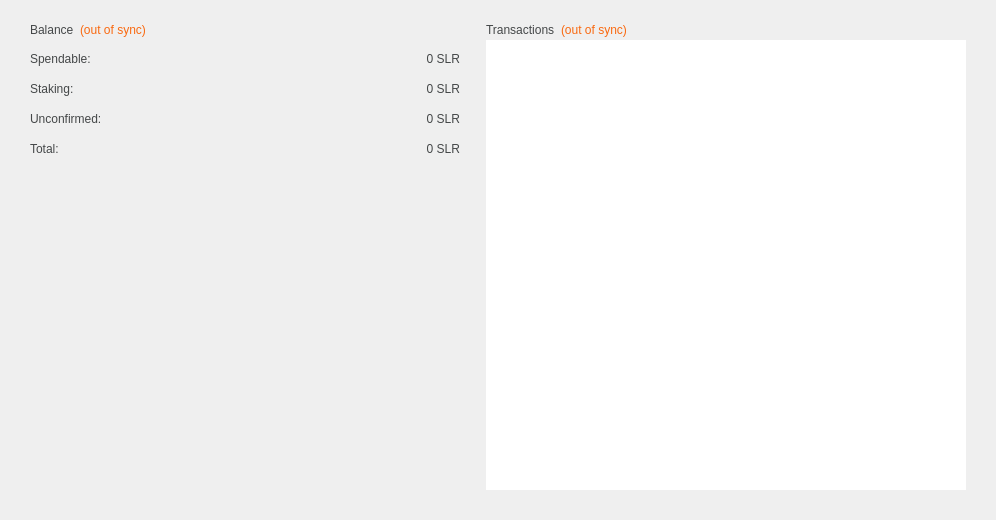
<?xml version="1.0" encoding="UTF-8"?>
<ui version="4.0">
 <class>OverviewPage</class>
 <widget class="QWidget" name="OverviewPage">
  <property name="geometry">
   <rect>
    <x>0</x>
    <y>0</y>
    <width>996</width>
    <height>520</height>
   </rect>
  </property>
  <property name="windowTitle">
   <string>Form</string>
  </property>
  <property name="windowOpacity">
   <double>1.000000000000000</double>
  </property>
  <property name="layoutDirection">
   <enum>Qt::LeftToRight</enum>
  </property>
  <property name="autoFillBackground">
   <bool>false</bool>
  </property>
  <layout class="QGridLayout" name="gridLayout">
   <property name="leftMargin">
    <number>0</number>
   </property>
   <property name="topMargin">
    <number>0</number>
   </property>
   <property name="rightMargin">
    <number>0</number>
   </property>
   <property name="bottomMargin">
    <number>0</number>
   </property>
   <property name="spacing">
    <number>0</number>
   </property>
   <item row="0" column="1">
    <layout class="QGridLayout" name="gridLayout_3">
     <property name="leftMargin">
      <number>0</number>
     </property>
     <property name="topMargin">
      <number>20</number>
     </property>
     <property name="rightMargin">
      <number>30</number>
     </property>
     <property name="bottomMargin">
      <number>0</number>
     </property>
     <property name="spacing">
      <number>0</number>
     </property>
     <item row="0" column="0" alignment="Qt::AlignLeft|Qt::AlignTop">
      <widget class="QFrame" name="frame_2">
       <property name="sizePolicy">
        <sizepolicy hsizetype="Fixed" vsizetype="Fixed">
         <horstretch>0</horstretch>
         <verstretch>0</verstretch>
        </sizepolicy>
       </property>
       <property name="minimumSize">
        <size>
         <width>480</width>
         <height>480</height>
        </size>
       </property>
       <property name="maximumSize">
        <size>
         <width>480</width>
         <height>480</height>
        </size>
       </property>
       <property name="frameShape">
        <enum>QFrame::NoFrame</enum>
       </property>
       <property name="frameShadow">
        <enum>QFrame::Raised</enum>
       </property>
       <layout class="QVBoxLayout" name="verticalLayout">
        <property name="spacing">
         <number>0</number>
        </property>
        <property name="leftMargin">
         <number>0</number>
        </property>
        <property name="topMargin">
         <number>0</number>
        </property>
        <property name="rightMargin">
         <number>0</number>
        </property>
        <property name="bottomMargin">
         <number>0</number>
        </property>
        <item>
         <layout class="QHBoxLayout" name="horizontalLayout_2">
          <property name="spacing">
           <number>6</number>
          </property>
          <property name="leftMargin">
           <number>0</number>
          </property>
          <property name="topMargin">
           <number>0</number>
          </property>
          <property name="bottomMargin">
           <number>0</number>
          </property>
          <item>
           <widget class="QLabel" name="labelTransactions">
            <property name="styleSheet">
             <string notr="true">QLabel {color: #444748}</string>
            </property>
            <property name="text">
             <string>Transactions</string>
            </property>
           </widget>
          </item>
          <item>
           <widget class="QLabel" name="labelTransactionsStatus">
            <property name="toolTip">
             <string>The displayed information may be out of date. Your wallet automatically synchronizes with the SolarCoin network after a connection is established, but this process has not completed yet.</string>
            </property>
            <property name="styleSheet">
             <string notr="true">QLabel { color: #F96910; }</string>
            </property>
            <property name="text">
             <string notr="true">(out of sync)</string>
            </property>
           </widget>
          </item>
          <item>
           <spacer name="horizontalSpacer">
            <property name="orientation">
             <enum>Qt::Horizontal</enum>
            </property>
            <property name="sizeHint" stdset="0">
             <size>
              <width>40</width>
              <height>20</height>
             </size>
            </property>
           </spacer>
          </item>
         </layout>
        </item>
        <item>
         <widget class="QListView" name="listTransactions">
          <property name="sizePolicy">
           <sizepolicy hsizetype="Preferred" vsizetype="Preferred">
            <horstretch>0</horstretch>
            <verstretch>0</verstretch>
           </sizepolicy>
          </property>
          <property name="minimumSize">
           <size>
            <width>480</width>
            <height>450</height>
           </size>
          </property>
          <property name="maximumSize">
           <size>
            <width>480</width>
            <height>450</height>
           </size>
          </property>
          <property name="cursor" stdset="0">
           <cursorShape>PointingHandCursor</cursorShape>
          </property>
          <property name="layoutDirection">
           <enum>Qt::LeftToRight</enum>
          </property>
          <property name="frameShape">
           <enum>QFrame::NoFrame</enum>
          </property>
          <property name="verticalScrollBarPolicy">
           <enum>Qt::ScrollBarAlwaysOff</enum>
          </property>
          <property name="horizontalScrollBarPolicy">
           <enum>Qt::ScrollBarAlwaysOff</enum>
          </property>
          <property name="autoScroll">
           <bool>false</bool>
          </property>
          <property name="autoScrollMargin">
           <number>16</number>
          </property>
          <property name="selectionMode">
           <enum>QAbstractItemView::NoSelection</enum>
          </property>
          <property name="resizeMode">
           <enum>QListView::Fixed</enum>
          </property>
         </widget>
        </item>
        <item>
         <spacer name="verticalSpacer_3">
          <property name="orientation">
           <enum>Qt::Vertical</enum>
          </property>
          <property name="sizeHint" stdset="0">
           <size>
            <width>20</width>
            <height>40</height>
           </size>
          </property>
         </spacer>
        </item>
       </layout>
      </widget>
     </item>
    </layout>
   </item>
   <item row="0" column="0">
    <layout class="QFormLayout" name="formLayout_4">
     <property name="sizeConstraint">
      <enum>QLayout::SetDefaultConstraint</enum>
     </property>
     <property name="fieldGrowthPolicy">
      <enum>QFormLayout::AllNonFixedFieldsGrow</enum>
     </property>
     <property name="formAlignment">
      <set>Qt::AlignLeading|Qt::AlignLeft|Qt::AlignTop</set>
     </property>
     <property name="horizontalSpacing">
      <number>0</number>
     </property>
     <property name="verticalSpacing">
      <number>0</number>
     </property>
     <property name="leftMargin">
      <number>30</number>
     </property>
     <property name="topMargin">
      <number>20</number>
     </property>
     <property name="rightMargin">
      <number>0</number>
     </property>
     <property name="bottomMargin">
      <number>0</number>
     </property>
     <item row="0" column="0" colspan="2">
      <widget class="QFrame" name="frame">
       <property name="sizePolicy">
        <sizepolicy hsizetype="Preferred" vsizetype="Fixed">
         <horstretch>0</horstretch>
         <verstretch>0</verstretch>
        </sizepolicy>
       </property>
       <property name="minimumSize">
        <size>
         <width>0</width>
         <height>0</height>
        </size>
       </property>
       <property name="maximumSize">
        <size>
         <width>480</width>
         <height>480</height>
        </size>
       </property>
       <property name="layoutDirection">
        <enum>Qt::LeftToRight</enum>
       </property>
       <property name="frameShape">
        <enum>QFrame::NoFrame</enum>
       </property>
       <property name="frameShadow">
        <enum>QFrame::Raised</enum>
       </property>
       <layout class="QVBoxLayout" name="verticalLayout_4" stretch="0,0,0">
        <property name="spacing">
         <number>12</number>
        </property>
        <property name="leftMargin">
         <number>0</number>
        </property>
        <property name="topMargin">
         <number>0</number>
        </property>
        <property name="rightMargin">
         <number>0</number>
        </property>
        <property name="bottomMargin">
         <number>0</number>
        </property>
        <item>
         <layout class="QHBoxLayout" name="horizontalLayout_4">
          <property name="spacing">
           <number>6</number>
          </property>
          <property name="leftMargin">
           <number>0</number>
          </property>
          <property name="topMargin">
           <number>0</number>
          </property>
          <item>
           <widget class="QLabel" name="labelBalance">
            <property name="styleSheet">
             <string notr="true">QLabel {color: #444748}</string>
            </property>
            <property name="text">
             <string>Balance</string>
            </property>
           </widget>
          </item>
          <item>
           <widget class="QLabel" name="labelWalletStatus">
            <property name="toolTip">
             <string>The displayed information may be out of date. Your wallet automatically synchronizes with the SolarCoin network after a connection is established, but this process has not completed yet.</string>
            </property>
            <property name="styleSheet">
             <string notr="true">QLabel { color: #F96910; }</string>
            </property>
            <property name="text">
             <string notr="true">(out of sync)</string>
            </property>
           </widget>
          </item>
          <item>
           <spacer name="horizontalSpacer_2">
            <property name="orientation">
             <enum>Qt::Horizontal</enum>
            </property>
            <property name="sizeHint" stdset="0">
             <size>
              <width>40</width>
              <height>20</height>
             </size>
            </property>
           </spacer>
          </item>
         </layout>
        </item>
        <item>
         <layout class="QFormLayout" name="formLayout_2">
          <property name="sizeConstraint">
           <enum>QLayout::SetDefaultConstraint</enum>
          </property>
          <property name="fieldGrowthPolicy">
           <enum>QFormLayout::FieldsStayAtSizeHint</enum>
          </property>
          <property name="labelAlignment">
           <set>Qt::AlignLeading</set>
          </property>
          <property name="formAlignment">
           <set>Qt::AlignLeading|Qt::AlignLeft|Qt::AlignTop</set>
          </property>
          <property name="horizontalSpacing">
           <number>100</number>
          </property>
          <property name="verticalSpacing">
           <number>16</number>
          </property>
          <property name="leftMargin">
           <number>0</number>
          </property>
          <property name="topMargin">
           <number>0</number>
          </property>
          <property name="rightMargin">
           <number>0</number>
          </property>
          <item row="0" column="0">
           <widget class="QLabel" name="labelSpendableText">
            <property name="minimumSize">
             <size>
              <width>130</width>
              <height>0</height>
             </size>
            </property>
            <property name="toolTip">
             <string>Your current spendable balance</string>
            </property>
            <property name="layoutDirection">
             <enum>Qt::LeftToRight</enum>
            </property>
            <property name="styleSheet">
             <string notr="true">QLabel {color: #444748}</string>
            </property>
            <property name="text">
             <string>Spendable:</string>
            </property>
           </widget>
          </item>
          <item row="0" column="1">
           <widget class="QLabel" name="labelSpendable">
            <property name="sizePolicy">
             <sizepolicy hsizetype="Preferred" vsizetype="Preferred">
              <horstretch>0</horstretch>
              <verstretch>0</verstretch>
             </sizepolicy>
            </property>
            <property name="minimumSize">
             <size>
              <width>200</width>
              <height>0</height>
             </size>
            </property>
            <property name="maximumSize">
             <size>
              <width>200</width>
              <height>16777215</height>
             </size>
            </property>
            <property name="cursor">
             <cursorShape>IBeamCursor</cursorShape>
            </property>
            <property name="toolTip">
             <string/>
            </property>
            <property name="layoutDirection">
             <enum>Qt::LeftToRight</enum>
            </property>
            <property name="styleSheet">
             <string notr="true">QLabel {color: #444748}</string>
            </property>
            <property name="text">
             <string notr="true">0 SLR</string>
            </property>
            <property name="alignment">
             <set>Qt::AlignBottom|Qt::AlignRight|Qt::AlignTrailing</set>
            </property>
            <property name="textInteractionFlags">
             <set>Qt::LinksAccessibleByMouse|Qt::TextSelectableByKeyboard|Qt::TextSelectableByMouse</set>
            </property>
           </widget>
          </item>
          <item row="1" column="0">
           <widget class="QLabel" name="labelStakeText">
            <property name="minimumSize">
             <size>
              <width>130</width>
              <height>0</height>
             </size>
            </property>
            <property name="toolTip">
             <string>Total of coins that was staked, and do not yet count toward the spendable balance.</string>
            </property>
            <property name="styleSheet">
             <string notr="true">QLabel {color: #444748}</string>
            </property>
            <property name="text">
             <string>Staking:</string>
            </property>
           </widget>
          </item>
          <item row="1" column="1">
           <widget class="QLabel" name="labelStake">
            <property name="minimumSize">
             <size>
              <width>200</width>
              <height>0</height>
             </size>
            </property>
            <property name="maximumSize">
             <size>
              <width>200</width>
              <height>16777215</height>
             </size>
            </property>
            <property name="cursor">
             <cursorShape>IBeamCursor</cursorShape>
            </property>
            <property name="toolTip">
             <string/>
            </property>
            <property name="layoutDirection">
             <enum>Qt::LeftToRight</enum>
            </property>
            <property name="styleSheet">
             <string notr="true">QLabel {color: #444748}</string>
            </property>
            <property name="text">
             <string notr="true">0 SLR</string>
            </property>
            <property name="alignment">
             <set>Qt::AlignBottom|Qt::AlignRight|Qt::AlignTrailing</set>
            </property>
            <property name="textInteractionFlags">
             <set>Qt::LinksAccessibleByMouse|Qt::TextSelectableByKeyboard|Qt::TextSelectableByMouse</set>
            </property>
           </widget>
          </item>
          <item row="2" column="0">
           <widget class="QLabel" name="labelUnconfirmedText">
            <property name="sizePolicy">
             <sizepolicy hsizetype="Preferred" vsizetype="Preferred">
              <horstretch>0</horstretch>
              <verstretch>0</verstretch>
             </sizepolicy>
            </property>
            <property name="minimumSize">
             <size>
              <width>130</width>
              <height>0</height>
             </size>
            </property>
            <property name="maximumSize">
             <size>
              <width>16777215</width>
              <height>16777215</height>
             </size>
            </property>
            <property name="toolTip">
             <string>Total of transactions that have yet to be confirmed, and do not yet count toward the current balance</string>
            </property>
            <property name="styleSheet">
             <string notr="true">QLabel {color: #444748}</string>
            </property>
            <property name="text">
             <string>Unconfirmed:</string>
            </property>
           </widget>
          </item>
          <item row="2" column="1">
           <widget class="QLabel" name="labelUnconfirmed">
            <property name="minimumSize">
             <size>
              <width>200</width>
              <height>0</height>
             </size>
            </property>
            <property name="maximumSize">
             <size>
              <width>200</width>
              <height>16777215</height>
             </size>
            </property>
            <property name="cursor">
             <cursorShape>IBeamCursor</cursorShape>
            </property>
            <property name="toolTip">
             <string/>
            </property>
            <property name="layoutDirection">
             <enum>Qt::LeftToRight</enum>
            </property>
            <property name="styleSheet">
             <string notr="true">QLabel {color: #444748}</string>
            </property>
            <property name="text">
             <string notr="true">0 SLR</string>
            </property>
            <property name="alignment">
             <set>Qt::AlignBottom|Qt::AlignRight|Qt::AlignTrailing</set>
            </property>
            <property name="textInteractionFlags">
             <set>Qt::LinksAccessibleByMouse|Qt::TextSelectableByKeyboard|Qt::TextSelectableByMouse</set>
            </property>
           </widget>
          </item>
          <item row="3" column="0">
           <widget class="QLabel" name="labelTotalText">
            <property name="minimumSize">
             <size>
              <width>130</width>
              <height>0</height>
             </size>
            </property>
            <property name="toolTip">
             <string>Your current total balance</string>
            </property>
            <property name="styleSheet">
             <string notr="true">QLabel {color: #444748}</string>
            </property>
            <property name="text">
             <string>Total:</string>
            </property>
           </widget>
          </item>
          <item row="3" column="1">
           <widget class="QLabel" name="labelTotal">
            <property name="minimumSize">
             <size>
              <width>200</width>
              <height>0</height>
             </size>
            </property>
            <property name="maximumSize">
             <size>
              <width>200</width>
              <height>16777215</height>
             </size>
            </property>
            <property name="cursor">
             <cursorShape>IBeamCursor</cursorShape>
            </property>
            <property name="toolTip">
             <string/>
            </property>
            <property name="layoutDirection">
             <enum>Qt::LeftToRight</enum>
            </property>
            <property name="styleSheet">
             <string notr="true">QLabel {color: #444748}</string>
            </property>
            <property name="text">
             <string notr="true">0 SLR</string>
            </property>
            <property name="alignment">
             <set>Qt::AlignBottom|Qt::AlignRight|Qt::AlignTrailing</set>
            </property>
            <property name="textInteractionFlags">
             <set>Qt::LinksAccessibleByMouse|Qt::TextSelectableByKeyboard|Qt::TextSelectableByMouse</set>
            </property>
           </widget>
          </item>
         </layout>
        </item>
        <item>
         <spacer name="verticalSpacer">
          <property name="orientation">
           <enum>Qt::Vertical</enum>
          </property>
          <property name="sizeHint" stdset="0">
           <size>
            <width>20</width>
            <height>40</height>
           </size>
          </property>
         </spacer>
        </item>
       </layout>
      </widget>
     </item>
    </layout>
   </item>
  </layout>
 </widget>
 <resources/>
 <connections/>
</ui>
